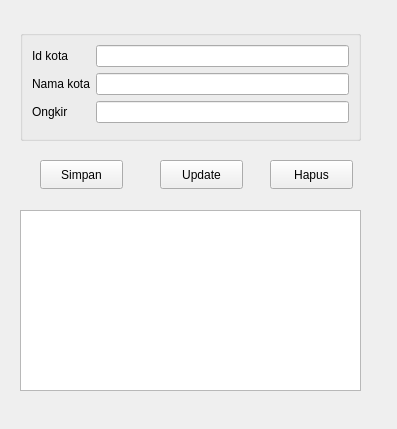
<?xml version="1.0" encoding="UTF-8"?>
<ui version="4.0">
 <class>FormKota</class>
 <widget class="QWidget" name="FormKota">
  <property name="geometry">
   <rect>
    <x>0</x>
    <y>0</y>
    <width>397</width>
    <height>429</height>
   </rect>
  </property>
  <property name="windowTitle">
   <string>Form</string>
  </property>
  <widget class="QGroupBox" name="formGroupBox">
   <property name="geometry">
    <rect>
     <x>20</x>
     <y>30</y>
     <width>341</width>
     <height>111</height>
    </rect>
   </property>
   <layout class="QFormLayout" name="formLayout">
    <item row="0" column="0">
     <widget class="QLabel" name="idKotaLabel">
      <property name="text">
       <string>Id kota</string>
      </property>
     </widget>
    </item>
    <item row="0" column="1">
     <widget class="QLineEdit" name="idKotaLineEdit"/>
    </item>
    <item row="1" column="0">
     <widget class="QLabel" name="namaKotaLabel">
      <property name="text">
       <string>Nama kota</string>
      </property>
     </widget>
    </item>
    <item row="1" column="1">
     <widget class="QLineEdit" name="namaKotaLineEdit"/>
    </item>
    <item row="2" column="0">
     <widget class="QLabel" name="ongkirLabel">
      <property name="text">
       <string>Ongkir</string>
      </property>
     </widget>
    </item>
    <item row="2" column="1">
     <widget class="QLineEdit" name="ongkirLineEdit"/>
    </item>
   </layout>
  </widget>
  <widget class="QPushButton" name="pushButton_3">
   <property name="geometry">
    <rect>
     <x>270</x>
     <y>160</y>
     <width>83</width>
     <height>29</height>
    </rect>
   </property>
   <property name="text">
    <string>Hapus</string>
   </property>
  </widget>
  <widget class="QPushButton" name="pushButton">
   <property name="geometry">
    <rect>
     <x>40</x>
     <y>160</y>
     <width>83</width>
     <height>29</height>
    </rect>
   </property>
   <property name="text">
    <string>Simpan</string>
   </property>
  </widget>
  <widget class="QPushButton" name="pushButton_2">
   <property name="geometry">
    <rect>
     <x>160</x>
     <y>160</y>
     <width>83</width>
     <height>29</height>
    </rect>
   </property>
   <property name="text">
    <string>Update</string>
   </property>
  </widget>
  <widget class="QTableView" name="tableKota">
   <property name="geometry">
    <rect>
     <x>20</x>
     <y>210</y>
     <width>341</width>
     <height>181</height>
    </rect>
   </property>
  </widget>
 </widget>
 <resources/>
 <connections/>
</ui>
